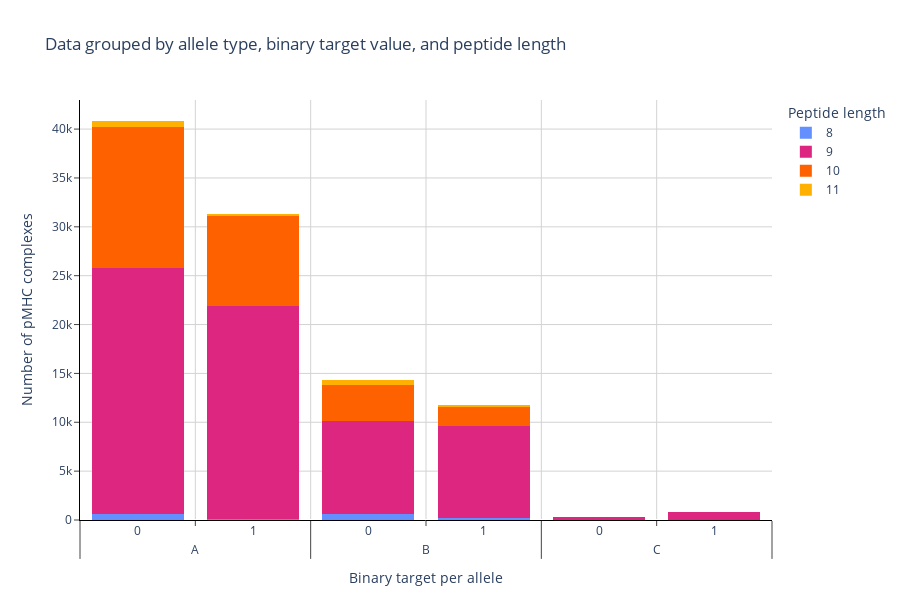

The code cell stored with this chart in its notebook:
### Markdown cell above
## Plotting distribution of alleles types, peptides lengths, binary target
### General data exploration, selecting the most frequent peptides

### Code cell
peptide_grouped = csv_data_hdf5.groupby(['peptide_length']).count().reset_index()[['peptide_length', 'ID']]
peptide_to_plot = list(peptide_grouped[peptide_grouped.ID > 1000].peptide_length)
colors = ['#648FFF', '#DC267F', '#FE6100', '#FFB000']
patter_shape = ['', 'x', '+', '']

data_grouped = (csv_data_hdf5.groupby(['peptide_length', 'allele_type', 'binary'])
                    .count()
                    .reset_index()[['peptide_length', 'allele_type', 'binary', 'ID']])
data_grouped = data_grouped[(data_grouped.allele_type != 'E') & (data_grouped.peptide_length.isin(peptide_to_plot))]

fig = go.Figure()
for idx, p in enumerate(np.sort(data_grouped.peptide_length.unique())):
    plot_df = data_grouped[data_grouped.peptide_length == p]
    fig.add_trace(
        go.Bar(
            x=[plot_df.allele_type, plot_df.binary],
            y=plot_df['ID'],
            name=str(p),
            marker_color=colors[idx],
            # marker_pattern_shape=patter_shape[idx]
            )
    )

fig.update_traces(marker_line_color='rgb(0,0,0)',
                  marker_line_width=0.0)

fig.update_layout(
    plot_bgcolor='white',
    width=900,
    height=600, 
    xaxis=dict(title_text="Binary target per allele"),
    yaxis=dict(title_text="Number of pMHC complexes"),
    barmode="stack",
    legend_title = "Peptide length",
    legend_traceorder="normal",
    title = "Data grouped by allele type, binary target value, and peptide length",
)

fig.update_xaxes(
    ticks='outside',
    showline=True,
    linecolor='black',
    gridcolor='lightgrey'
)
fig.update_yaxes(
    ticks='outside',
    showline=True,
    linecolor='black',
    gridcolor='lightgrey'
)

fig.show()
fig.write_image("peptide_length_allele_type_binary.png")

### Figure 1 — Plotly figure (JSON) as saved in the notebook; plotly's stock layout.template omitted (floating-point values rounded to 4 significant figures)
{"data": [{"marker": {"color": "#648FFF", "line": {"color": "rgb(0,0,0)", "width": 0}}, "name": "8", "type": "bar", "x": [["A", "A", "B", "B", "C", "C"], [0, 1, 0, 1, 0, 1]], "y": [642, 127, 662, 161, 10, 5]}, {"marker": {"color": "#DC267F", "line": {"color": "rgb(0,0,0)", "width": 0}}, "name": "9", "type": "bar", "x": [["A", "A", "B", "B", "C", "C"], [0, 1, 0, 1, 0, 1]], "y": [25142, 21725, 9427, 9435, 310, 859]}, {"marker": {"color": "#FE6100", "line": {"color": "rgb(0,0,0)", "width": 0}}, "name": "10", "type": "bar", "x": [["A", "A", "B", "B", "C", "C"], [0, 1, 0, 1, 0, 1]], "y": [14478, 9211, 3744, 2011, 17, 3]}, {"marker": {"color": "#FFB000", "line": {"color": "rgb(0,0,0)", "width": 0}}, "name": "11", "type": "bar", "x": [["A", "A", "B", "B", "C", "C"], [0, 1, 0, 1, 0, 1]], "y": [566, 247, 467, 201, 3, 2]}], "layout": {"barmode": "stack", "height": 600, "legend": {"title": {"text": "Peptide length"}, "traceorder": "normal"}, "plot_bgcolor": "white", "title": {"text": "Data grouped by allele type, binary target value, and peptide length"}, "width": 900, "xaxis": {"gridcolor": "lightgrey", "linecolor": "black", "showline": true, "ticks": "outside", "title": {"text": "Binary target per allele"}}, "yaxis": {"gridcolor": "lightgrey", "linecolor": "black", "showline": true, "ticks": "outside", "title": {"text": "Number of pMHC complexes"}}}}
